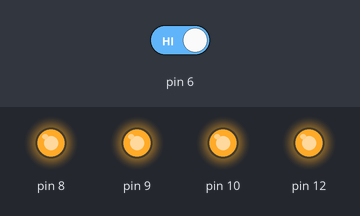
Bench run of a sketch on a simulated Arduino Uno, built with avr-gcc and run on an emulated ATmega328P. Shown: output pins drawn as LEDs (lit = HIGH). The inputs (shaded band) are chosen by the test bench; at power-on: pin 6 HIGH.

Above: at 1.2 s.
1.3 s: pin 6 driven LOW
At 2.2 s:
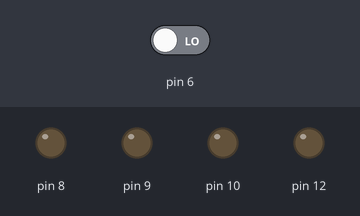
2.8 s: pin 6 driven HIGH
At 3.4 s:
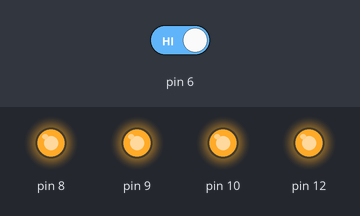
Timing chart, 0 to 5.8 s (numbered marks = the images above; inputs shaded):
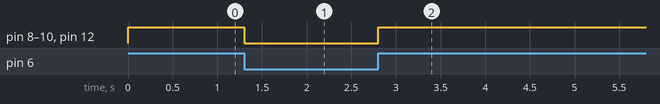

The sketch:

Button.ino
```cpp
int a;
void setup() {
  // put your setup code here, to run once:
  pinMode(6,INPUT);
  pinMode(8,OUTPUT);
  pinMode(9,OUTPUT);
  pinMode(10,OUTPUT);
  pinMode(12,OUTPUT);
}

void loop() {
  // put your main code here, to run repeatedly:
 a=digitalRead(6);
  if(a==LOW)
  {
    digitalWrite(8,LOW);
    digitalWrite(9,LOW);
    digitalWrite(10,LOW);
    digitalWrite(12,LOW);

  }
  else
  {
   digitalWrite(8,HIGH);
   digitalWrite(9,HIGH);
   digitalWrite(10,HIGH);
   digitalWrite(12,HIGH);
  }

}
```

Measured:
- after the input at 1.3 s, pin 8–10, pin 12: HIGH → LOW at once
- after the input at 2.8 s, pin 8–10, pin 12: LOW → HIGH at once
